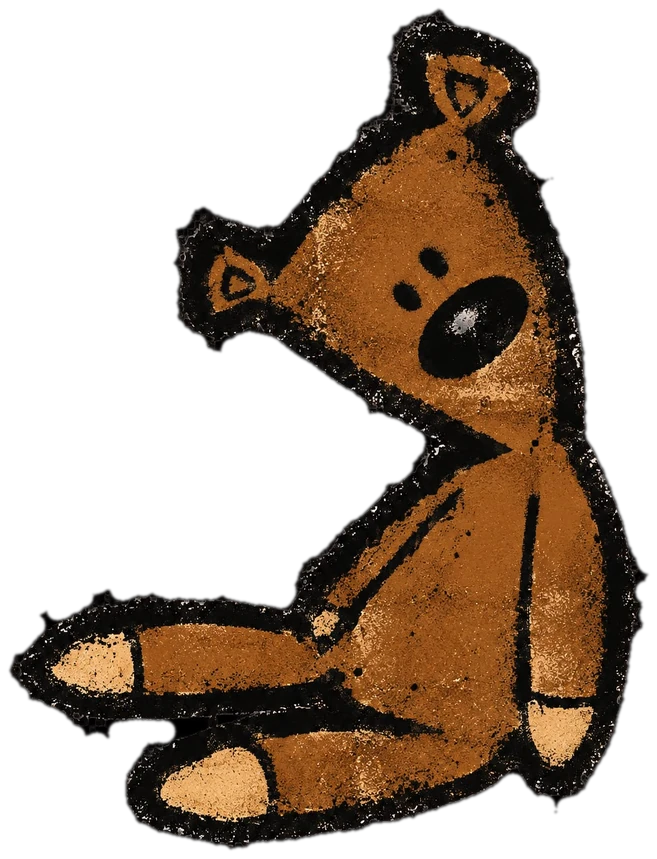
#> input picture source/cut/p01.webp, 657 x 859 px, given in place of wall_l.jpg, which was not available
$ python cutout.py
#> lines starting #> are read from the running program, lines starting #| are printed output that depends on the picture
from PIL import Image
import numpy as np, glob, os, json
from scipy import ndimage as ndi
from skimage.morphology import disk
files = sorted(glob.glob('/mnt/user-data/uploads/17917907*_image.png') + glob.glob('/mnt/user-data/uploads/17917908*_image.png'), key=os.path.getmtime)
# per piece: working width, 'ink' threshold (brightness above this counts as art), closing radius (bridges texture gaps), fill enclosed black?, edge softness, extra line thickening
P = {
 1:  dict(w=900,  thr=14, r=11, fill=True,  soft=1.2),
 2:  dict(w=900,  thr=6,  r=7,  fill=True,  soft=1.0),
 3:  dict(w=800,  thr=6,  r=6,  fill=True,  soft=1.0),
 4:  dict(w=800,  thr=6,  r=0,  fill=False, soft=.8, thick=2),
 5:  dict(w=900,  thr=14, r=6,  fill=True,  soft=1.2),
 6:  dict(w=1000, thr=6,  r=5,  fill=False, soft=1.0),
 7:  dict(w=800,  thr=6,  r=4,  fill=False, soft=1.0),
 8:  dict(w=1100, thr=60, r=2,  fill=False, soft=.8),
 9:  dict(w=1000, thr=6,  r=5,  fill=False, soft=1.0),
 10: dict(w=1100, thr=14, r=6,  fill=True,  soft=1.2),
}
meta = {}
for i, f in enumerate(files, 1):
    p = P[i]; im = Image.open(f).convert('RGB'); k = p['w'] / im.width if im.width >= im.height else p['w'] / im.height * 1.0
    k = min(1, p['w'] / im.width) if im.width >= im.height else min(1, p['w'] / im.height)
    im = im.resize((round(im.width * k), round(im.height * k)), Image.LANCZOS); a = np.array(im); V = a.max(2)
    ink = V > p['thr']
    S = ndi.binary_closing(np.pad(ink, p['r'] + 2), structure=disk(p['r']))[p['r'] + 2:-(p['r'] + 2), p['r'] + 2:-(p['r'] + 2)] if p['r'] > 0 else ink
    if p.get('thick'): S = ndi.binary_dilation(S, structure=disk(p['thick']))
    if p['fill']: S = ndi.binary_fill_holes(S)
    alpha = np.clip(ndi.gaussian_filter(S.astype(float), p['soft']), 0, 1)
    rgba = np.dstack([a, (alpha * 255).astype(np.uint8)]); out = Image.fromarray(rgba, 'RGBA')
    bb = out.getchannel('A').point(lambda v: 255 if v > 12 else 0).getbbox(); pad = 8; bb = (max(0, bb[0] - pad), max(0, bb[1] - pad), min(out.width, bb[2] + pad), min(out.height, bb[3] + pad)); out = out.crop(bb)
    fn = f'cut/p{i:02d}'; out.save(fn + '.png')
    dark = i in (2, 3, 4, 6, 7, 9)
    out.save(fn + '.webp', 'WEBP', lossless=True, method=6) if dark else out.save(fn + '.webp', 'WEBP', quality=90, method=6)
    meta[i] = {'w': out.width, 'h': out.height, 'kb': os.path.getsize(fn + '.webp') // 1024, 'opaque_%': round(100 * S.mean(), 1)}
print({i: (m['w'], m['h'], str(m['kb']) + 'KB') for i, m in meta.items()}, '| total KB', sum(m['kb'] for m in meta.values()))
json.dump(meta, open('cut/meta.json', 'w'))
# contact sheet over the wall texture
wall = Image.open('wall_l.jpg').convert('RGBA'); sheet = Image.new('RGBA', (1700, 1000));
#> further down, wall is the input picture: PIL image 657x859 RGBA; mean R, G, B, A 43.2, 27.1, 13.4, 118.6
#> after `sheet = Image.new('RGBA', (1700, 1000))`: sheet: PIL image 1700x1000 RGBA; every value is 0
for x in range(0, 1700, wall.width):
    for y in range(0, 1000, wall.height): sheet.paste(wall, (x, y))
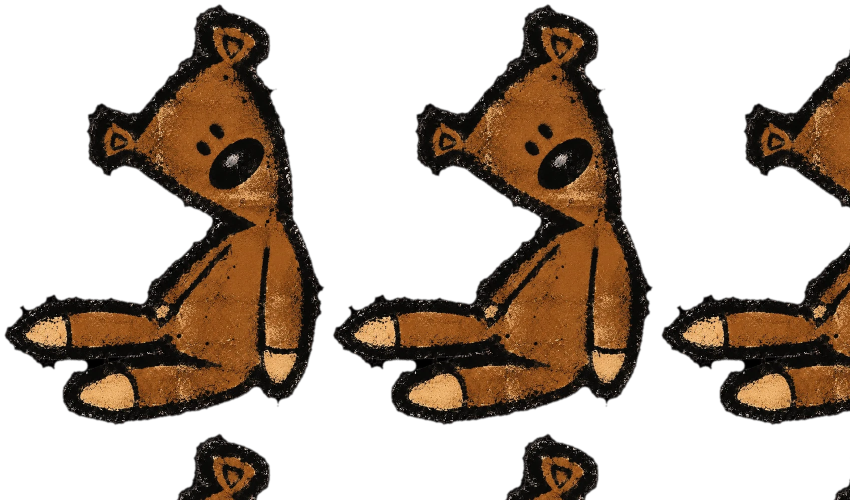
#> sheet: PIL image 1700x1000 RGBA (shown at 1/2 size); mean R, G, B, A 35.4, 22.4, 11.4, 100.5; transparent parts drawn white
pos = [(0, 0), (1, 0), (2, 0), (3, 0), (4, 0), (0, 1), (1, 1), (2, 1), (3, 1), (4, 1)]
for i, (cx, cy) in enumerate(pos, 1):
    c = Image.open(f'cut/p{i:02d}.png'); c.thumbnail((330, 470)); sheet.alpha_composite(c, (cx * 340 + (340 - c.width) // 2, cy * 500 + (500 - c.height) // 2))
#> after `sheet.alpha_composite(c, (cx * 340 + (340 - c.width) // 2, cy * 500 + `:
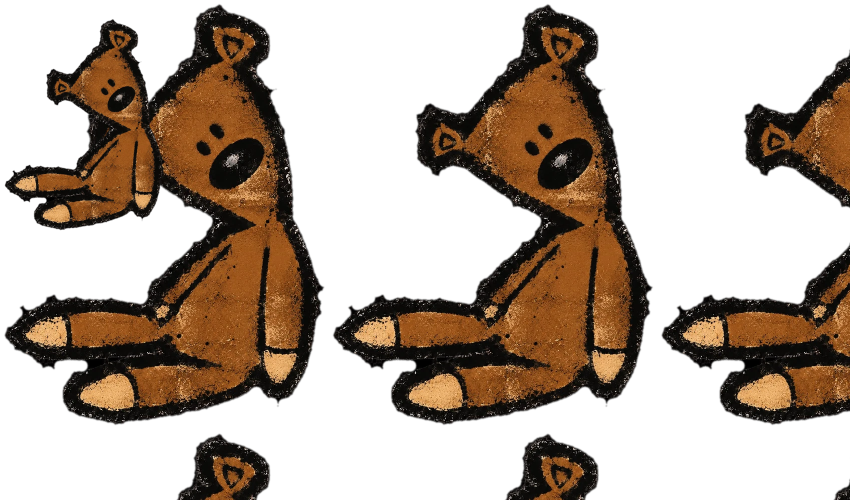
#> sheet: PIL image 1700x1000 RGBA (shown at 1/2 size); mean R, G, B, A 38.5, 24.3, 12.3, 108.2; transparent parts drawn white
#> pass 2 of the loop `for i, (cx, cy) in enumerate(pos, 1):`:
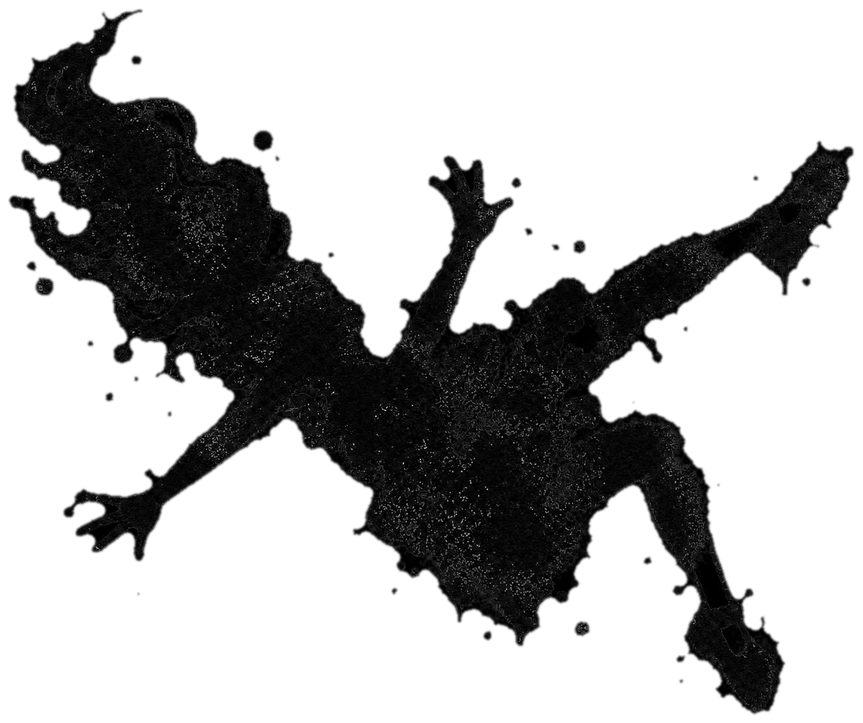
#> input picture source/cut/p02.webp, 863 x 723 px, given in place of p02.png, which was not available
#> c is the input picture: PIL image 863x723 RGBA; mean R, G, B, A 4.5, 4.5, 4.5, 76.4
#> c: PIL image 330x276 RGBA
#> `sheet.alpha_composite(c, (cx * 340 + (340 - c.width) // 2, cy * 500 + `:
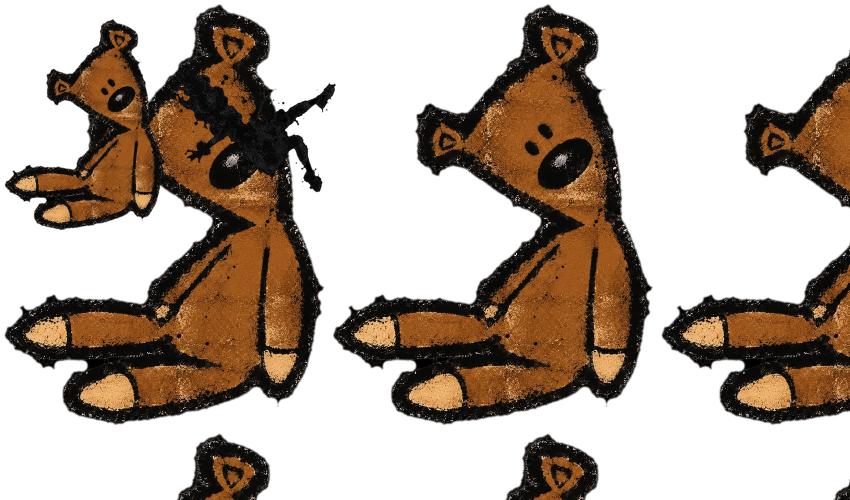
#> sheet: PIL image 1700x1000 RGBA (shown at 1/2 size); mean R, G, B, A 37.5, 23.8, 12.2, 109.1; transparent parts drawn white
#> pass 3 of the loop `for i, (cx, cy) in enumerate(pos, 1):`:
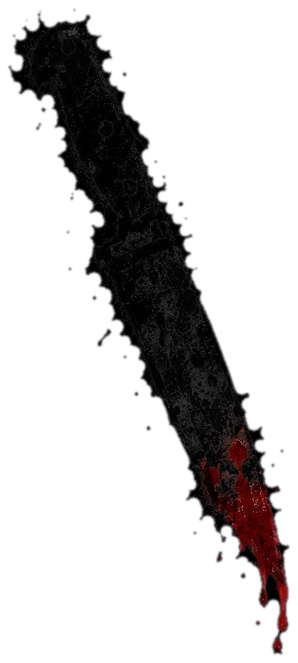
#> input picture source/cut/p03.webp, 298 x 663 px, given in place of p03.png, which was not available
#> c is the input picture: PIL image 298x663 RGBA; mean R, G, B, A 5.2, 2.4, 2.9, 57
#> c: PIL image 211x470 RGBA
#> `sheet.alpha_composite(c, (cx * 340 + (340 - c.width) // 2, cy * 500 + `:
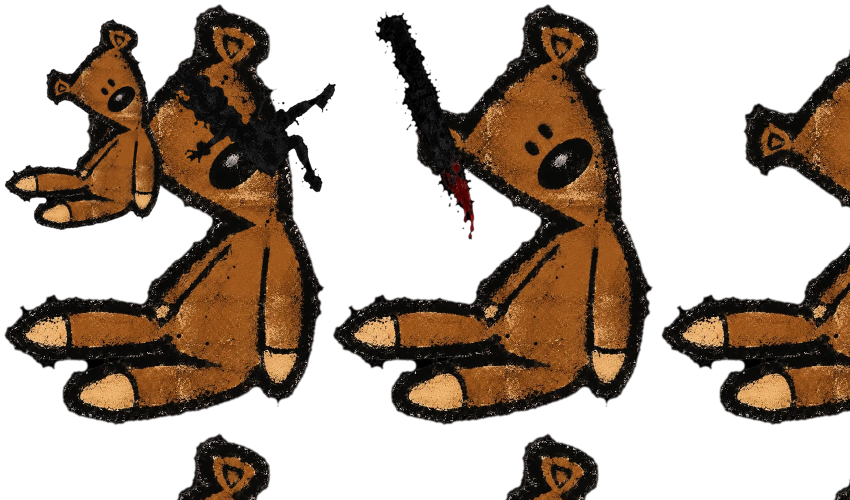
#> sheet: PIL image 1700x1000 RGBA (shown at 1/2 size); mean R, G, B, A 37.5, 23.8, 12.3, 111.4; transparent parts drawn white
#> (the run stopped early here; a loop or call above may not have finished)
